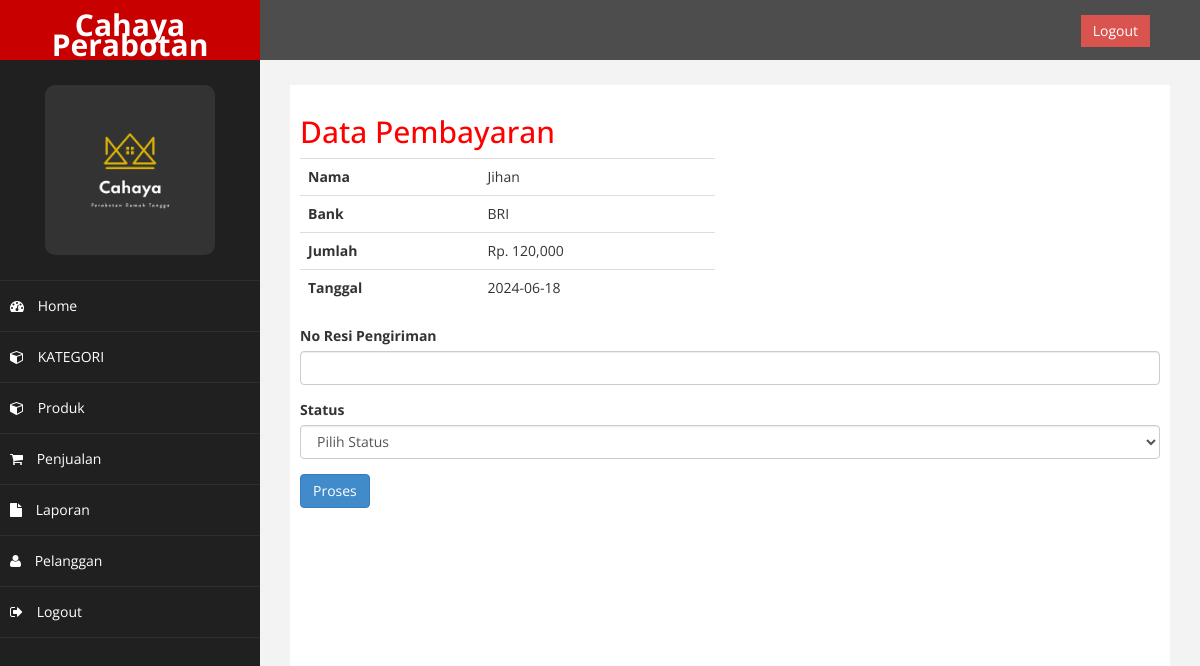
Screenshot of /admin/index.php?halaman=pembayaran&id=21 with the database file from the repository.
### tables this page shows
CREATE TABLE `pembayaran` (
  `id_pembayaran` int(11) NOT NULL,
  `id_pembelian` int(11) NOT NULL,
  `nama` varchar(255) NOT NULL,
  `bank` varchar(255) NOT NULL,
  `jumlah` int(11) NOT NULL,
  `tanggal` date NOT NULL,
  `bukti` varchar(255) NOT NULL
);

### admin/pembayaran.php (the view, shortened to what this page needs)
<h2>Data Pembayaran</h2>
<?php
include '../koneksi.php';
$id_pembelian = $_GET['id'];
$ambil = $koneksi->query("SELECT * FROM pembayaran WHERE id_pembelian='$id_pembelian'");
$detail = $ambil->fetch_assoc();
?>
<div class="row">
    <div class="col-md-6">
        <table class="table">
            <tr>
                <th>Nama</th>
                <td><?php echo $detail['nama'] ?></td>
            </tr>
            <tr>
                <th>Bank</th>
                <td><?php echo $detail['bank'] ?></td>
            </tr>
            <tr>
                <th>Jumlah</th>
                <td>Rp. <?php echo number_format($detail['jumlah']) ?></td>
            </tr>
            <tr>
                <th>Tanggal</th>
                <td><?php echo $detail['tanggal'] ?></td>
            </tr>
        </table>
    </div>
    <div class="col-md-6">
    </div>
</div>
<form method="post">
    <div class="form-group">
        <label>No Resi Pengiriman</label>
        <input type="text" class="form-control" name="resi">
    </div>
    <div class="form-group">
        <label>Status</label>
        <select class="form-control" name="status">
            <option value="">Pilih Status</option>
        </select>
    </div>
    <button class="btn btn-primary" name="proses">Proses</button>
</form>

### admin/assets/css/custom.css (style rules this page uses)
body { font-family: 'Open Sans', sans-serif; }
h2 { color: #f00; }

### rows the page displays
pembayaran: nama "Jihan", bank "BRI", jumlah "120,000", tanggal "2024-06-18"
